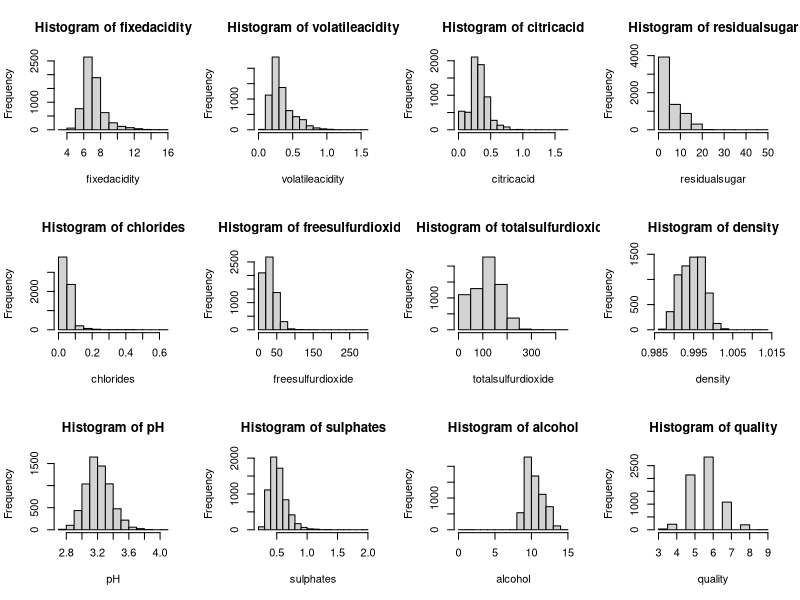

Write the R code that produced this figure.
## ---- chunk 1
knitr::opts_chunk$set(echo = TRUE)
options("scipen" = 2)
Vinhos <- read.csv2("BaseWine_Red_e_White2018.csv", row.names=1)

## ---- chunk 2
str(Vinhos)

## ---- chunk 3

attr(Vinhos$fixedacidity, 'label') <- 'acidez fixa'
attr(Vinhos$volatileacidity, 'label') <- 'acidez volatil'
attr(Vinhos$citricacid, 'label') <- 'acido citrico'
attr(Vinhos$residualsugar, 'label') <- 'acucar residual'
attr(Vinhos$chlorides, 'label') <- 'cloretos'
attr(Vinhos$freesulfurdioxide, 'label') <- 'dioxido de enxofre livre'
attr(Vinhos$totalsulfurdioxide, 'label') <- 'dioxido de enxofre total'
attr(Vinhos$density, 'label') <- 'densidade'
attr(Vinhos$pH, 'label') <- 'pH'
attr(Vinhos$sulphates, 'label') <- 'sulfatos'
attr(Vinhos$alcohol, 'label') <- 'alcool'
attr(Vinhos$quality, 'label') <- 'qualidade'
attr(Vinhos$Vinho, 'label') <- 'tipo do vinho'
Vinhos
## ---- chunk 4
summary(Vinhos)
## ---- chunk 5
table(as.factor(Vinhos$quality), Vinhos$Vinho)
## ---- chunk 6
prop.table(table(as.factor(Vinhos$quality), Vinhos$Vinho),2)
## ---- chunk 7
attach(Vinhos)
aggregate(Vinhos, by = list(Vinho), FUN = mean)
## ---- chunk 8
par (mfrow=c(3,4))
hist(fixedacidity)
hist(volatileacidity)
hist(citricacid )
hist(residualsugar)
hist(chlorides)
hist(freesulfurdioxide)
hist(totalsulfurdioxide)
hist(density)
hist(pH)
hist(sulphates)
hist(alcohol)
hist(quality)
par (mfrow=c(1,1))
